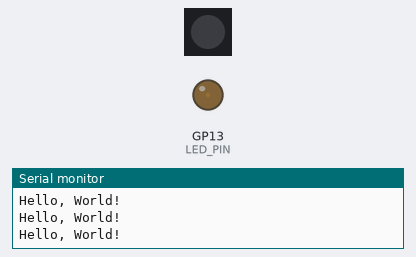
This program was run on a simulated Raspberry Pi Pico. Parts: 1 RGB LEDs in strip order, left to right, output pins drawn as LEDs (lit = HIGH), the last lines printed to the serial monitor.

Above: at 0.05 s.
At 2.1 s:
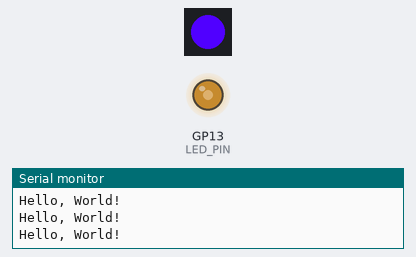
At 4.15 s:
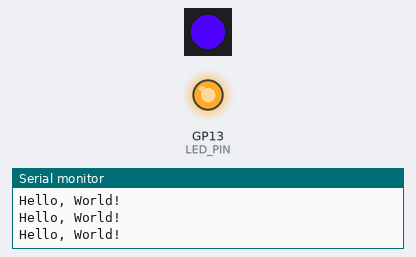
At 8.25 s:
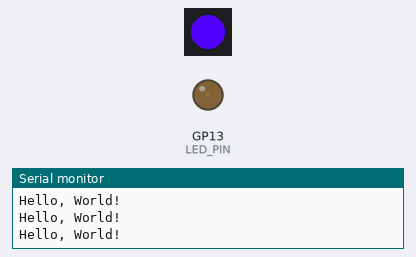
Timing chart, 0 to 10.8 s (numbered marks = the images above):
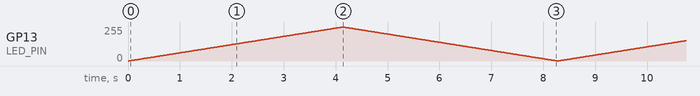

The program:

main.cpp
```cpp
// (licence header left out)
#include <cstdint>

#include "Arduino.h"
#include "Adafruit_NeoPixel.h"

constexpr int32_t LED_PIN = 13;
constexpr int32_t RGB_PIN = 16;

int32_t value    = 0;
int32_t fadeStep = 1;
Adafruit_NeoPixel* pixel;

float mapFloat(float x, float in_min, float in_max, float out_min, float out_max) {
    return (x - in_min) * (out_max - out_min) / (in_max - in_min) + out_min;
}

uint8_t calcHue(float p, float q, float t) {
    if (t < 0) t += 1.0f;
    if (t > 1) t -= 1.0f;

    if (t < 1.0f/6.0f) return uint8_t((p + (q - p) * 6.0f * t) * 255.f);
    if (t < 1.0f/2.0f) return uint8_t(q * 255.0f);
    if (t < 2.0f/3.0f) return uint8_t((p + (q - p) * (2.0f/3.0f - t) * 6.0f) * 255.0f);
    return uint8_t(p * 255.0f);
}

uint32_t hsl2RGB(float h, float s, float l) {
    uint32_t rgb = 0x000000;

    if (s == 0.0f) {
        auto m = uint8_t(255.0f * l);
        rgb = (m << 16) | (m << 8) | (m << 0);
    } else {
        auto q = l < 0.5f ? l * (1.0f + s) : l + s - l * s;
        auto p = 2.0f * l - q;

        auto r = calcHue(p, q, (h / 360.f) + 1.0f/3.0f);
        auto g = calcHue(p, q, (h / 360.f));
        auto b = calcHue(p, q, (h / 360.f) - 1.0f/3.0f);

        rgb = (r << 16) | (g << 8) | (b << 0);
    }
    return rgb;
}

void setup() {
    pinMode(LED_PIN, OUTPUT);
    pixel = new Adafruit_NeoPixel(1, RGB_PIN, NEO_GRB + NEO_KHZ800);
    pixel->begin();
    Serial.begin(115200);
}

void loop() {
    analogWrite(LED_PIN, value);
    pixel->show();

    value += fadeStep;
    if (value <= 0 || value >= 255)
        fadeStep = -fadeStep;

    Serial.println("Hello, World!\n");

    auto hue = mapFloat(value, 0, 255, 0, 1);
    pixel->setPixelColor(0, hsl2RGB(259, 1, 0.5));
    delay(16);
}
```
